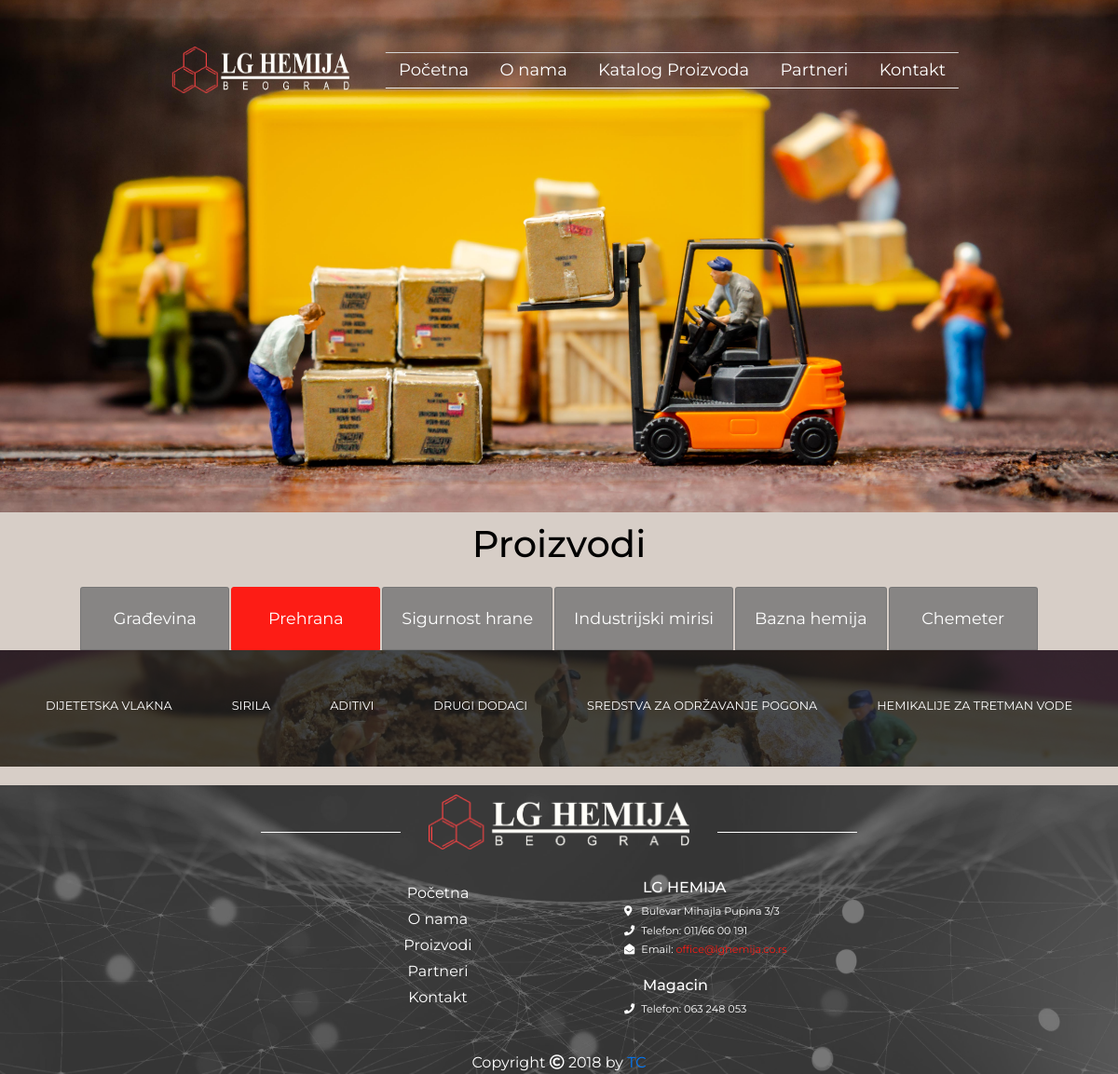
Page /pages/products.php?main_id=2 on the committed database.
### tables this page shows
CREATE TABLE `main_group` (
  `main_id` int(11) NOT NULL,
  `main_name` varchar(255) NOT NULL,
  `main_picture` varchar(20) NOT NULL,
  `main_index_picture` varchar(30) NOT NULL,
  `main_icon` varchar(30) NOT NULL
);

CREATE TABLE `sub_group` (
  `sub_id` int(11) NOT NULL,
  `main_id` int(255) NOT NULL,
  `sub_name` varchar(255) NOT NULL
);

### productDB/functions.php (the view, shortened to what this page needs)
<?php include "serverConnection.php"; ?>
<?php
function getAllMain () {
    global $connection;
    $query = "SELECT * FROM main_group";
        $select_all_main_groups = mysqli_query($connection, $query);
        while($row = mysqli_fetch_assoc($select_all_main_groups)) {
            $super = $_GET['main_id'];
            $main_name = $row['main_name'];
            $main_id = $row['main_id'];
            $main_picture = $row['main_picture'];
                if ($super === $main_id) {
                    $active = "<div class='mainList mainListActive'><a name='$main_picture' href='./products.php?main_id={$main_id}#productDisplay'>$main_name</a></div>";
                    echo $active;
                } else {
                    $writer = "<div class='mainList'><a name='$main_picture'  href='./products.php?main_id={$main_id}#productDisplay'  >$main_name</a></div>";
                    echo $writer;
                }
        }
}
function getSubGroupsWithMainID ($mainID) {
    global $connection;
    $query = "SELECT * FROM sub_group WHERE main_id={$mainID}";
    $select_all_sub_groups = mysqli_query($connection, $query);
    while($row = mysqli_fetch_assoc($select_all_sub_groups)) {
        $sub_name = $row['sub_name'];
        $sub_id = $row['sub_id'];
        if (isset($_GET['sub_id'])) {
                $super = $_GET['sub_id'];
            if ($super === $sub_id) {
                $active = "<div class='subGroups subGroupsActive'><a href='./products.php?main_id={$mainID}&sub_id={$sub_id}&page=1#productDisplay'>{$sub_name}</a></div>";
                echo $active;
            } else {
                $burner = "<div class='subGroups'><a href='./products.php?main_id={$mainID}&sub_id={$sub_id}&page=1#productDisplay'>{$sub_name}</a></div>";
                echo $burner;
            }
        }
        else {
            $burner = "<div class='subGroups'><a href='./products.php?main_id={$mainID}&sub_id={$sub_id}&page=1#productDisplay'>{$sub_name}</a></div>";
            echo $burner;
        }
    }
}
?>

### main.css (style rules this page uses)
body { width: 100%; min-width: 270px; margin: 0 auto; font-family: 'Montserrat', sans-serif; }
#output a { color: white; }
#output .subProductDiv .subGroups { padding: 15px; margin: 25px 0px 10px 0px; font-size: 0.8rem; }
.mainList { padding: 20px; border: 1px solid rgba(116, 116, 116, 0.8); background-color: rgba(116, 116, 116, 0.8); margin: 20px 1px 0px 1px; width: auto; min-width: 160px; text-align: center; border-radius: 3px 3px 0px 0px; transition: all 0.4s ease-out; }
.mainList a { color: white; text-decoration: unset; font-size: 1.1rem; }
.mainListActive { border: 1px solid #fd1c15; background-color: #fd1c15; }
a { text-decoration: unset; }

### rows in the picture
main_group: main_name "Građevina"
main_group: main_name "Prehrana"
main_group: main_name "Sigurnost hrane"
main_group: main_name "Industrijski mirisi"
main_group: main_name "Bazna hemija"
main_group: main_name "Chemeter"
sub_group: sub_name "DIJETETSKA VLAKNA"
sub_group: sub_name "SIRILA"
sub_group: sub_name "ADITIVI"
sub_group: sub_name "DRUGI DODACI"
sub_group: sub_name "SREDSTVA ZA ODRŽAVANJE POGONA"
sub_group: sub_name "HEMIKALIJE ZA TRETMAN VODE"
